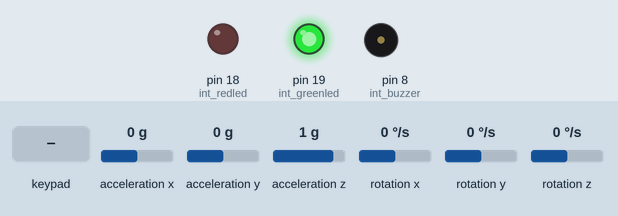
This sketch was run on a simulated Arduino Uno, built with avr-gcc and run on an emulated ATmega328P. Parts: output pins drawn as LEDs (lit = HIGH), buzzer (waves = sounding, pin HIGH). The inputs (shaded band) are chosen by the test bench; at power-on: acceleration x 0 g, acceleration y 0 g, acceleration z 1 g, rotation x 0 °/s, rotation y 0 °/s, rotation z 0 °/s. What the sketch prints to the serial monitor is not drawn.

Above: at 1.2 s.
1.3 s: key '*' pressed
At 4.1 s:
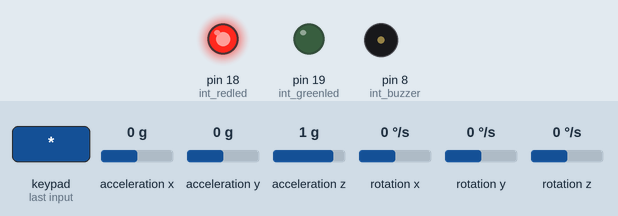
4.3 s: keypad keys 1 2 3 4 A pressed 0.4 s apart
At 8.5 s:
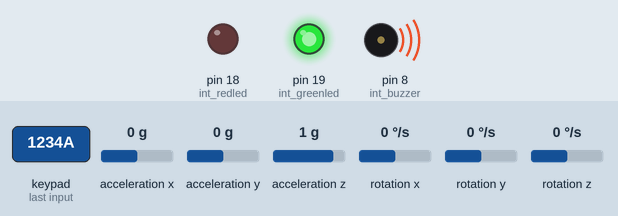
9.3 s: key 'A' pressed
At 10.5 s:
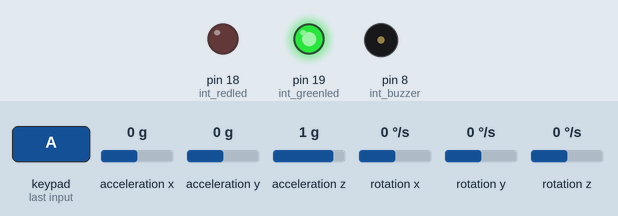
10.8 s: keypad keys 1 2 3 4 # pressed 0.4 s apart
At 14.3 s:
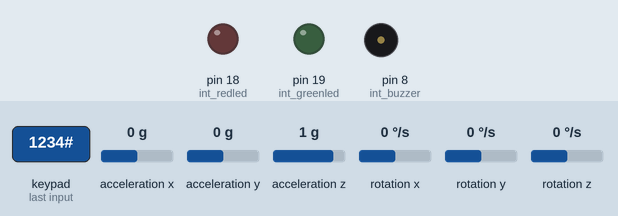
14.6 s: keypad keys 0 1 2 3 A pressed 0.4 s apart
At 16.26 s:
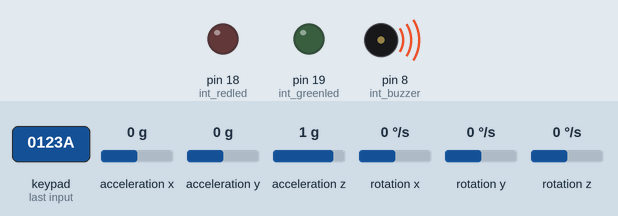
Timing chart, 0 to 17.8 s (numbered marks = the images above; inputs shaded):
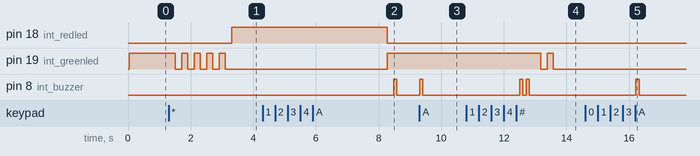

Measured:
- after the input at 1.3 s, pin 18 (int_redled): LOW → HIGH after 2.0 s; pin 19 (int_greenled): alternates HIGH for 0.20 s and LOW for 0.20 s, 9 changes in all, then stays LOW, starting after 0.21 s
- after the input at 4.3 s, pin 18 (int_redled): HIGH → LOW after 4.0 s; pin 19 (int_greenled): LOW → HIGH after 4.0 s; pin 8 (int_buzzer): LOW → HIGH after 4.2 s, → LOW 0.10 s later
- after the input at 9.3 s, pin 8 (int_buzzer): LOW → HIGH at once, → LOW 0.10 s later
- after the input at 10.8 s, pin 19 (int_greenled): HIGH → LOW after 2.4 s, → HIGH 0.20 s later, → LOW 0.20 s later; pin 8 (int_buzzer): alternates HIGH for 0.10 s and LOW for 0.10 s, 4 changes in all, then stays LOW, starting after 1.7 s
- after the input at 14.6 s, pin 8 (int_buzzer): LOW → HIGH after 1.6 s, → LOW 0.10 s later

The sketch:

B-Safe-3.0.ino
```cpp
// ***********************************************************
// ** Include external libraries                            **
// ***********************************************************
#include <Password.h> //http://playground.arduino.cc/uploads/Code/Password.zip use password library<br>
#include <Keypad.h>  //http://www.arduino.cc/playground/uploads/Code/Keypad.zip  //tells to use keypad library
#include <MPU6050.h>
#include <EEPROM.h>


// BASTIAAN -- TEST PASSWORD CHANGE
char pass[4], pass1[4];
char customKey = 0;
// BASTIAAN -- TEST PASSWORD CHANGE


// ******************************************
// ** BEGIN OF USER CHANGABLE VARIABLES    **
// ******************************************
// **************************************************************
// ** PINCODE ; can be set to custom pincode                   **
// **************************************************************
Password password = Password((char *)"1234");

// **************************************************************
// ** Sensitivity of alarm ; can be set to custom values       **
// **************************************************************
const float float_triggerspeed=1.5; // Speed that triggers the alarm in km/h
const int int_triggermovement=5; // Number of movements that triggers the alarm

const boolean debug=true; // Sets output to monitor on (true) or off (false)
// ******************************************
// ** END OF USER CHANGABLE VARIABLES      **
// ******************************************


// ***********************************************************
// ** Declaration of variables and constants for MPU6050    **
// ***********************************************************
MPU6050 accelgyro;

const float CONST_16G = 2048;
const float CONST_G = 9.81;
const float KMPH = 3.6;

unsigned long last_read_time;
int16_t ax, ay, az, gx, gy, gz;
int16_t ax_offset, ay_offset;

// **************************************************************
// ** Declaration of variables and constants of keypad         **
// ** Keypad ROW0, ROW1, ROW2 and ROW3 goes to Arduino 0,1,2,3 **
// ** Keypad COL0, COL1, COL2 and COL3 goes to Arduino 4,5,6,7 **
// **************************************************************
const byte ROWS = 4; // Four rows
const byte COLS = 4; // columns
char keys[ROWS][COLS] = {
  {'1', '2', '3', 'A'},
  {'4', '5', '6', 'B'},
  {'7', '8', '9', 'C'},
  {'*', '0', '#', 'D'}
};
byte rowPins[ROWS] = { 0, 1, 2, 3 };
byte colPins[COLS] = { 4, 5, 6, 7 };
Keypad keypad = Keypad( makeKeymap(keys), rowPins, colPins, ROWS, COLS );

// **************************************************************
// ** Declaration of parts and connection to Arduino pins      **
// **************************************************************
const int int_buzzer = 8;
const int int_greenled = 19;
const int int_redled = 18;

// **************************************************************
// ** Declaration of triggers                                  **
// **************************************************************
boolean boolean_isarmed = false;
int int_goalarm = 0;

// **************************************************************
// ** Begin program ; First the setup                          **
// **************************************************************
void(* resetFunc) (void) = 0;
void setup() {
  for (int j = 0; j < 4; j++) {
    pass[j] = EEPROM.read(j);
  }

  if(debug) {
    Serial.begin(9600);
    Serial.println("Begin setup...");

// initialize MPU6050
    Serial.println("initializing MPU6050...");
  }
  accelgyro.initialize();

// test MPU6050 connection
  if(debug) {
    Serial.println("testing MPU6050 connection...");
    Serial.println(accelgyro.testConnection() ? "MPU6050 connection successful" : "MPU6050 connection failed");
  }

  accelgyro.setFullScaleAccelRange(0x03);
  accelgyro.setFullScaleGyroRange(0x03);

  if(boolean_isarmed) {
    calibrate_sensors();
  }

  pinMode(int_buzzer, OUTPUT);   // set buzzer always to off
  pinMode(int_greenled, OUTPUT); // set green led always to off
  pinMode(int_redled, OUTPUT);   // set red led always to off

// initialize keypad
  keypad.addEventListener(keypadEvent);

  digitalWrite(int_greenled,HIGH); // set green led to on to show the device is working
}


void loop() {
  if(boolean_isarmed) {
    unsigned long t_now = millis();
    float dt = get_delta_time(t_now);
    accelgyro.getMotion6(&ax, &ay, &az, &gx, &gy, &gz);

    float ax_p = (ax - ax_offset) / CONST_16G;
    float ay_p = (ay - ay_offset) / CONST_16G;

    float vel_x = (ax_p * dt * CONST_G);
    float vel_y = (ay_p * dt * CONST_G);
    float vel = sqrt(pow(vel_x, 2) + pow(vel_y, 2)) * KMPH;

    if((int_goalarm < int_triggermovement) && (debug)) {
      Serial.print("\tvel: ");
      Serial.print(vel, 2);
      Serial.print("km/h,");
    }

    if(vel>float_triggerspeed) {
      int_goalarm++;
    }

    if (int_goalarm >= int_triggermovement) {    // Alarm is triggered here!
      if(debug) {
        Serial.print("ALARM IS TRIGGERED!");
      }
      digitalWrite(int_greenled, HIGH); // BASTIAAN -- DEZE MOET OP LOW IN FINAL CODE !!
      digitalWrite(int_redled, LOW);
      digitalWrite(int_buzzer, HIGH);
      delay(10);
      keypad.getKey();
      checkPassword();
      digitalWrite(int_greenled, LOW); // BASTIAAN -- DEZE MOET OP LOW IN FINAL CODE !!
      digitalWrite(int_redled, HIGH);
      digitalWrite(int_buzzer, LOW);
      delay(10);
    }

    set_last_time(t_now);
    delay(5);
    calibrate_sensors();
  }
  keypad.getKey();
  checkPassword();
}

// **************************************************************
// ** FUNCTIONS                                                **
// **************************************************************
// *********************
// ** KEYPAD FUNCTION **
// *********************
void keypadEvent(KeypadEvent eKey) {
  switch (keypad.getState()) {
    case PRESSED:
      if(debug) {
        Serial.print("Enter: ");
        Serial.println(eKey);
        Serial.write(254);
      }
      delay(10); // BASTIAAN -- DEZE DELAY KAN WEG VOLGENS MIJ!!
      switch (eKey) {
        case '#': {
             if(debug) {
               Serial.print("# (pound) is pressed");
             }
             if (not password.evaluate()) {  // if password is right open box BASTIAAN -- Huh?
               for (int x = 0; x < 2; x++) {
                 digitalWrite(int_greenled, HIGH);
                 delay(200);
                 digitalWrite(int_greenled, LOW);
                 delay(200);
                 if(debug) {
                   Serial.print(x);
                 }
               }
               password.reset();
               if(debug) {
                 Serial.print("password input is reset");
               }
               delay(1);
             }
             break;
        }
        case '*': {
             if(debug) {
               Serial.print("* (asterix) is pressed");
             }
             if(not boolean_isarmed) {
               password.reset();
               for (int x = 0; x < 5; x++) {
                 digitalWrite(int_greenled, HIGH);
                 delay(200);
                 digitalWrite(int_greenled, LOW);
                 digitalWrite(int_buzzer, LOW);
                 delay(200);
               }
               boolean_isarmed = true;
               digitalWrite(int_redled, HIGH);
               delay(1);
             }
//             password.reset(); // BASTIAAN -- Deze kan weg?
             break;
        }
        case 'A': {
          password_change();
        }
        case '0': case '1': case '2': case '3': case '4': case '5': case '6': case '7': case '8': case '9': {
             if(boolean_isarmed) {
               if(debug) {
                Serial.print("a number (0..9) is pressed");
               }
               password.append(eKey);
               delay(1);
             }
        } // end case 0..9
      } // end switch(eKey)
  } // end keypad.GetState
} // end keypadEvent(KeypadEvent eKey)


// *****************************
// ** CHECK PASSWORD FUNCTION **
// *****************************
boolean checkPassword() {
  if (password.evaluate()) {  // if password is correct, open box and make sure alarm is off, turn green led back on
    if(debug) {
      Serial.println("password is correct");
      Serial.write(254);
    }
    digitalWrite(int_greenled, HIGH);
    digitalWrite(int_buzzer, LOW);
    boolean_isarmed = false;
    digitalWrite(int_redled, LOW);
    int_goalarm = 0;
    // BASTIAAN -- Put code here to unlock the box
    // BASTIAAN -- Put code here to unlock the box
    // BASTIAAN -- Put code here to unlock the box
    // BASTIAAN -- Put code here to unlock the box
    // BASTIAAN -- Put code here to unlock the box
  }
}


// ****************************************
// ** CALIBRATE MPU6050 SESNSOR FUNCTION **
// ****************************************
void calibrate_sensors() {
  int   num_readings = 100;
  float x_accel = 0;
  float y_accel = 0;

  // Discard the first set of values read from the IMU
  accelgyro.getMotion6(&ax, &ay, &az, &gx, &gy, &gz);

  // Read and average the raw values from the IMU
  for (int i = 0; i < num_readings; i++) {
    accelgyro.getMotion6(&ax, &ay, &az, &gx, &gy, &gz);

    x_accel += ax;
    y_accel += ay;
  }
  x_accel /= num_readings;
  y_accel /= num_readings;

  // Store the raw calibration values globally
  ax_offset = x_accel;
  ay_offset = y_accel;
}

inline unsigned long get_last_time() {
  return last_read_time;
}

inline void set_last_time(unsigned long _time) {
  last_read_time = _time;
}

inline float get_delta_time(unsigned long t_now) {
  return (t_now - get_last_time()) / 1000.0;
}

void password_change()
{
  int j = 0;
//  lcd.clear();
//  lcd.print("Current Passcode:");
//  lcd.setCursor(0, 1);
  digitalWrite(int_buzzer,HIGH);
  delay(100);
  digitalWrite(int_buzzer,LOW);
  delay(100);
  while (j < 4)
  {
    char key = keypad.getKey();
    if (key)
    {
      pass1[j++] = key;
//      lcd.print(key);
    }
    key = 0;
  }
  delay(500);

  if ((strncmp(pass1, pass, 4)))
  {
//    lcd.clear();
//    lcd.print("Wrong Passkey...");


//    lcd.setCursor(1, 1);
//    lcd.print("DENIED");
  digitalWrite(int_buzzer,HIGH);
  delay(100);
  digitalWrite(int_buzzer,LOW);
  delay(100);
  digitalWrite(int_buzzer,HIGH);
  delay(100);
  digitalWrite(int_buzzer,LOW);
  delay(100);
    customKey = 0;
    resetFunc();
  }
  else
  {
    j = 0;

//    lcd.clear();
//    lcd.print("New Passcode:");
//    lcd.setCursor(0, 1);
    digitalWrite(int_buzzer,HIGH);
    delay(100);
    digitalWrite(int_buzzer,LOW);
    delay(100);
    digitalWrite(int_buzzer,HIGH);
    delay(100);
    digitalWrite(int_buzzer,LOW);
    delay(100);
    while (j < 4)
    {
      char key = keypad
.getKey();
      if (key)

      {
        pass[j] = key;
//        lcd.print(key);
        EEPROM.write(j, key);
        j++;

      }
    }
//    lcd.print("  Done......");
    digitalWrite(int_buzzer,HIGH);
    delay(100);
    digitalWrite(int_buzzer,LOW);
    delay(100);
    digitalWrite(int_buzzer,HIGH);
    delay(100);
    digitalWrite(int_buzzer,LOW);
    delay(100);
    digitalWrite(int_buzzer,HIGH);
    delay(100);
    digitalWrite(int_buzzer,LOW);
    delay(100);
//    digitalWrite(Relay, LOW);
    resetFunc();
  }
}
```
